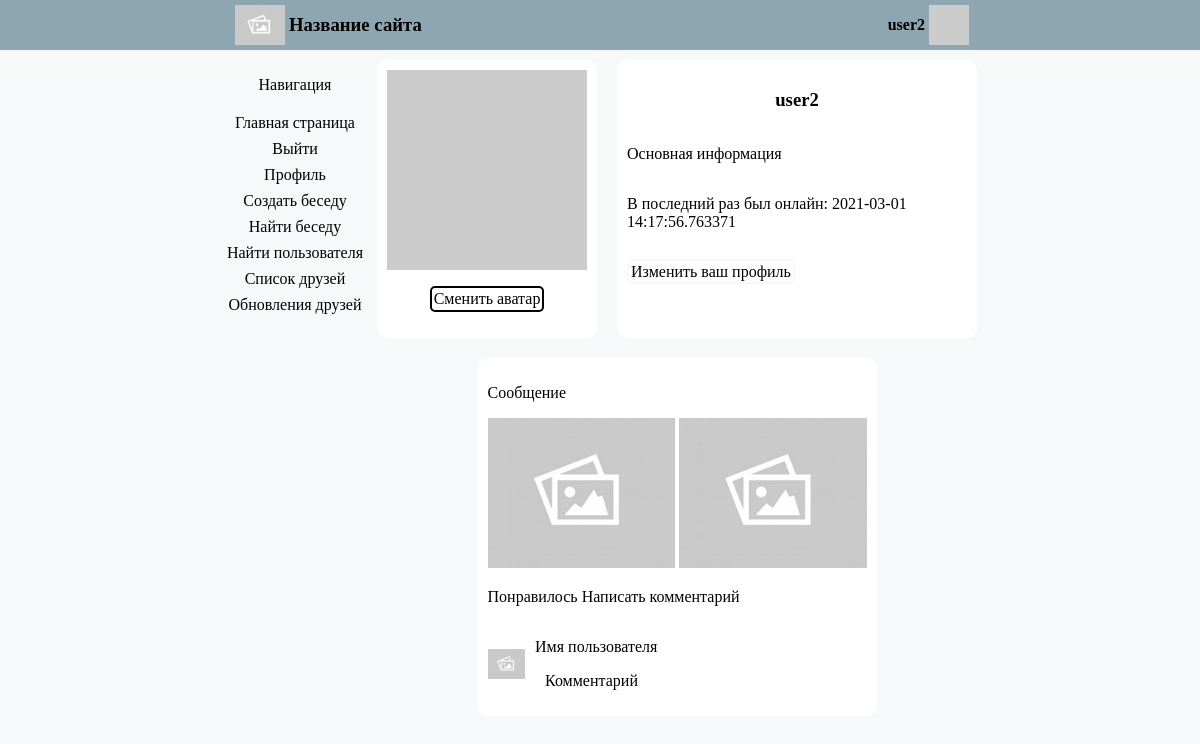
The app's page /user/user2 (signed in), older data.
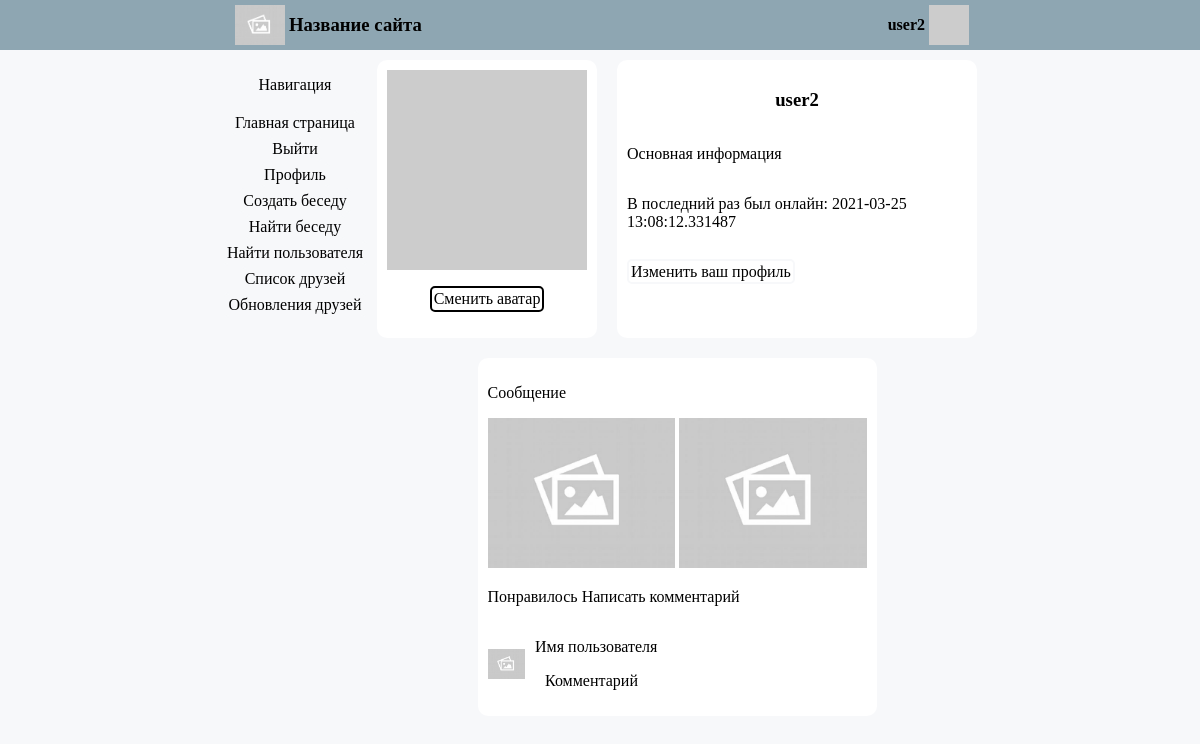
The same page, newer data.
### app/models.py (models this page shows, shortened)
class User(UserMixin, db.Model):
    id = db.Column(db.Integer, primary_key=True)
    username = db.Column(db.String(64), index=True, unique=True)
    email = db.Column(db.String(120), index=True, unique=True)
    password_hash = db.Column(db.String(128))
    posts = db.relationship('Post', backref='author', lazy='dynamic')
    invitations = db.relationship('Invitation', backref='user', lazy='dynamic')
    about_me = db.Column(db.String(140))
    last_seen = db.Column(db.DateTime, default=datetime.now(pytz.timezone('Europe/Moscow')))
    followed = db.relationship(
        'User', secondary=followers,
        primaryjoin=(followers.c.follower_id == id),
        secondaryjoin=(followers.c.followed_id == id),
        backref=db.backref('followers', lazy='dynamic'), lazy='dynamic')
    def avatar(self, size):
        digest = md5(self.email.lower().encode('utf-8')).hexdigest()
        return 'https://www.gravatar.com/avatar/{}?d=identicon&s={}'.format(
            digest, size)

### app/routes.py (the view)
@app.route('/user/<username>')
@login_required
def user(username):
    user = User.query.filter_by(username=username).first_or_404()
    chats = user.chats
    return render_template('user.html', user=user, chats=chats, title=user.username)

### app/models.py (called while the page is built)
@login.user_loader
def load_user(id):
    return User.query.get(int(id))

### app/routes.py (called while the page is built)
@app.before_request
def before_request():
    if current_user.is_authenticated:
        current_user.last_seen = datetime.now(pytz.timezone('Europe/Moscow'))
        db.session.commit()

### app/templates/user.html (shortened to what this page needs)
{% extends "base.html" %}
{% block content %}
    <link rel="stylesheet" href="../static/profile.css" type="text/css"/>
    <div class="client-inf">
        <div class="avatar-change">
            <img src="{{ user.avatar(128) }}">
            {% if user == current_user %}
                <p class="change-button">Сменить аватар</p>
            {% endif %}
        </div>
        <div class="information-block">
            <h3>{{ user.username }}</h3>
            <p>Основная информация</p>
            {% if user.last_seen %}<p>В последний раз был онлайн: {{ user.last_seen }}</p>{% endif %}
            {% if user == current_user %}
                <p><a href="{{ url_for('edit_profile') }}">Изменить ваш профиль</a></p>
            {% elif not (current_user.is_following(user) or user.is_following(current_user)) %}
                <p><a href="{{ url_for('follow', username=user.username) }}">Добавить в друзья</a></p>
                <p><a href="{{ url_for('write_message', username=user.username) }}">Написать сообщение</a></p>
            {% else %}
                <p><a href="{{ url_for('unfollow', username=user.username) }}">Удалить из списка друзей</a></p>
                <p><a href="{{ url_for('write_message', username=user.username) }}">Написать сообщение</a></p>
            {% endif %}
        </div>
    </div>
    <div class = 'client-news'>
        <div class = 'note'>
            <p> Сообщение </p>
            <div class = "note-img-box">
                <img src = "../static/empty.jpg"/>
                <img src = "../static/empty.jpg"/>
            </div>
            <p class = "toolbar">
                <label class = "like">
                    Понравилось
                </label>
                <label class = "comment">
                    Написать комментарий
                </label>
            </p>
            <div class = 'comment-container'>
                <div class = 'comment-block'>
                    <div class = 'comment-user-inf'>
                        <img src = '../static/empty.jpg'>
                    </div>
                    <div class = 'comment-text'>
                        <p class = 'commentator-name'> Имя пользователя </p>
                        <p class = 'comment-text'> Комментарий </p>
                    </div>
                </div>
            </div>
        </div>
    </div>
{% endblock %}

### app/templates/base.html (shortened to what this page needs)
<html>
    <head>
        <link rel="stylesheet" href="../static/common.css" type="text/css"/>
    </head>
    <body>
        <header class = "first_color">
		    <div class = "name-logo">
			    <div>
				    <img src = "../static/empty.jpg"/>
			    </div>
			    <div>
				    <h3>Название сайта</h3>
			    </div>
		    </div>
            {% if current_user.is_authenticated %}
		        <div class = "user-information">
			        <div>
				        <h4>{{ current_user.username }}</h4>
			        </div>
			        <div>
				        <img src = "{{ current_user.avatar(128) }}"/>
			        </div>
		        </div>
            {% endif %}
	</header>
        <div class="content">
            <div class="site-nav">
                <p>Навигация</p>
                <a href="{{ url_for('index') }}">Главная страница</a>
                {% if current_user.is_anonymous %}
                    <a href="{{ url_for('login') }}">Войти</a>
                {% else %}
                    <a href="{{ url_for('logout') }}">Выйти</a>
                    <a href="{{ url_for('user', username=current_user.username) }}">Профиль</a>
                {% endif %}
                <a href="{{ url_for('create_chat') }}">Создать беседу</a>
                <a href="{{ url_for('search_chat') }}">Найти беседу</a>
                <a href="{{ url_for('search_user') }}">Найти пользователя</a>
                <a href="{{ url_for('list_of_friends') }}">Список друзей</a>
                <a href ="{{ url_for('news') }}"> Обновления друзей </a>
            </div>
            <div class="main-part">
                {% block content %}{% endblock %}
            </div>
        </div>
    </body>
</html>

### app/static/common.css (style rules this page uses)
.first_color { background-color: #8ea6b2; }
body { padding: 0px; margin: 0px; background-color: #f7f8fa; }
header { width: 100%; height: 50px; display: flex; justify-content: space-around; }
.name-logo img { height: 40px; align-self: center; }
.name-logo h3 { align-self: center; }
.name-logo div { height: 100%; display: flex; padding-left: 4px; }
.name-logo { height: 100%; display: flex; }
.user-information img { height: 40px; align-self: center; }
.user-information h4 { align-self: center; cursor: pointer; }
.user-information div { height: 100%; display: flex; padding-left: 4px; }
.user-information { height: 100%; display: flex; }
.content { display: flex; padding-top: 10px; width: 100%; justify-content: center; }
.site-nav { display: flex; flex-direction: column; justify-content: center; align-items: center; align-self: baseline; }
.main-part { width: 50%; display: flex; align-items: center; flex-direction: column; margin-left: 10px; }

### app/static/profile.css (style rules this page uses)
.client-inf { display: flex; }
.avatar-change { display:flex; flex-direction: column; align-items: center; background-color: white; border-radius: 10px; padding: 10px; }
.avatar-change img { height:200px; }
.avatar-change p { border: 2px solid black; border-radius: 5px; padding: 2px; cursor: pointer; }
.information-block { margin-left: 20px; width: 100%; display: flex; flex-direction: column; background-color: white; padding: 10px; border-radius: 10px; }
.information-block h3 { text-align: center; }
.information-block a { text-decoration: none; color: black; border: 2px solid #f7f8fa; border-radius: 5px; padding: 2px; }
.client-news { margin-top: 10px; }
.note { background-color: white; padding: 10px; border-radius: 10px; margin-top: 10px; }
.note img { height: 150px; }
.comment-block { display: flex; justify-content: flex-start; align-items: center; }
.comment-user-inf img { height: 30px; }
.comment-text { margin-left: 10px; }

### app/templates/base.html (style rules this page uses)
a { text-decoration: none; color: black; border: 2px solid #f7f8fa; border-radius: 5px; padding: 2px; }

Row changes from the older to the newer data that the page shows:
changed User "user2": last_seen "2021-03-01 14:17:56.763371" → "2021-03-25 13:08:12.331487"
